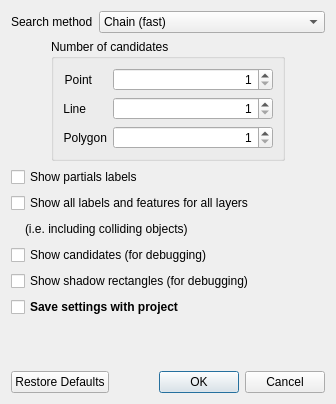
<?xml version="1.0" encoding="UTF-8"?>
<ui version="4.0">
 <class>QgsEngineConfigDialog</class>
 <widget class="QDialog" name="QgsEngineConfigDialog">
  <property name="geometry">
   <rect>
    <x>0</x>
    <y>0</y>
    <width>336</width>
    <height>404</height>
   </rect>
  </property>
  <property name="minimumSize">
   <size>
    <width>336</width>
    <height>0</height>
   </size>
  </property>
  <property name="windowTitle">
   <string>Automated Placement Engine</string>
  </property>
  <layout class="QVBoxLayout" name="verticalLayout">
   <item>
    <layout class="QHBoxLayout" name="horizontalLayout">
     <item>
      <widget class="QLabel" name="label">
       <property name="sizePolicy">
        <sizepolicy hsizetype="Maximum" vsizetype="Preferred">
         <horstretch>0</horstretch>
         <verstretch>0</verstretch>
        </sizepolicy>
       </property>
       <property name="text">
        <string>Search method</string>
       </property>
      </widget>
     </item>
     <item>
      <widget class="QComboBox" name="cboSearchMethod">
       <item>
        <property name="text">
         <string>Chain (fast)</string>
        </property>
       </item>
       <item>
        <property name="text">
         <string>Popmusic Tabu</string>
        </property>
       </item>
       <item>
        <property name="text">
         <string>Popmusic Chain</string>
        </property>
       </item>
       <item>
        <property name="text">
         <string>Popmusic Tabu Chain</string>
        </property>
       </item>
       <item>
        <property name="text">
         <string>FALP (fastest)</string>
        </property>
       </item>
      </widget>
     </item>
    </layout>
   </item>
   <item>
    <layout class="QHBoxLayout" name="horizontalLayout_2">
     <item>
      <spacer name="horizontalSpacer">
       <property name="orientation">
        <enum>Qt::Horizontal</enum>
       </property>
       <property name="sizeType">
        <enum>QSizePolicy::Preferred</enum>
       </property>
       <property name="sizeHint" stdset="0">
        <size>
         <width>40</width>
         <height>20</height>
        </size>
       </property>
      </spacer>
     </item>
     <item>
      <widget class="QGroupBox" name="groupBox">
       <property name="sizePolicy">
        <sizepolicy hsizetype="Preferred" vsizetype="Preferred">
         <horstretch>0</horstretch>
         <verstretch>0</verstretch>
        </sizepolicy>
       </property>
       <property name="maximumSize">
        <size>
         <width>16777215</width>
         <height>16777215</height>
        </size>
       </property>
       <property name="title">
        <string>Number of candidates</string>
       </property>
       <layout class="QGridLayout" name="gridLayout">
        <item row="0" column="0">
         <widget class="QLabel" name="label_2">
          <property name="sizePolicy">
           <sizepolicy hsizetype="Maximum" vsizetype="Preferred">
            <horstretch>0</horstretch>
            <verstretch>0</verstretch>
           </sizepolicy>
          </property>
          <property name="text">
           <string>Point</string>
          </property>
          <property name="alignment">
           <set>Qt::AlignRight|Qt::AlignTrailing|Qt::AlignVCenter</set>
          </property>
         </widget>
        </item>
        <item row="0" column="1">
         <widget class="QSpinBox" name="spinCandPoint">
          <property name="alignment">
           <set>Qt::AlignRight|Qt::AlignTrailing|Qt::AlignVCenter</set>
          </property>
          <property name="minimum">
           <number>1</number>
          </property>
          <property name="maximum">
           <number>999</number>
          </property>
         </widget>
        </item>
        <item row="1" column="0">
         <widget class="QLabel" name="label_3">
          <property name="sizePolicy">
           <sizepolicy hsizetype="Maximum" vsizetype="Preferred">
            <horstretch>0</horstretch>
            <verstretch>0</verstretch>
           </sizepolicy>
          </property>
          <property name="text">
           <string>Line</string>
          </property>
          <property name="alignment">
           <set>Qt::AlignRight|Qt::AlignTrailing|Qt::AlignVCenter</set>
          </property>
         </widget>
        </item>
        <item row="1" column="1">
         <widget class="QSpinBox" name="spinCandLine">
          <property name="alignment">
           <set>Qt::AlignRight|Qt::AlignTrailing|Qt::AlignVCenter</set>
          </property>
          <property name="minimum">
           <number>1</number>
          </property>
          <property name="maximum">
           <number>999</number>
          </property>
         </widget>
        </item>
        <item row="2" column="0">
         <widget class="QLabel" name="label_4">
          <property name="sizePolicy">
           <sizepolicy hsizetype="Maximum" vsizetype="Preferred">
            <horstretch>0</horstretch>
            <verstretch>0</verstretch>
           </sizepolicy>
          </property>
          <property name="text">
           <string>Polygon</string>
          </property>
          <property name="alignment">
           <set>Qt::AlignRight|Qt::AlignTrailing|Qt::AlignVCenter</set>
          </property>
         </widget>
        </item>
        <item row="2" column="1">
         <widget class="QSpinBox" name="spinCandPolygon">
          <property name="alignment">
           <set>Qt::AlignRight|Qt::AlignTrailing|Qt::AlignVCenter</set>
          </property>
          <property name="minimum">
           <number>1</number>
          </property>
          <property name="maximum">
           <number>999</number>
          </property>
         </widget>
        </item>
       </layout>
      </widget>
     </item>
     <item>
      <spacer name="horizontalSpacer_2">
       <property name="orientation">
        <enum>Qt::Horizontal</enum>
       </property>
       <property name="sizeType">
        <enum>QSizePolicy::Preferred</enum>
       </property>
       <property name="sizeHint" stdset="0">
        <size>
         <width>40</width>
         <height>20</height>
        </size>
       </property>
      </spacer>
     </item>
    </layout>
   </item>
   <item>
    <layout class="QGridLayout" name="gridLayout_2">
     <property name="verticalSpacing">
      <number>6</number>
     </property>
     <item row="2" column="0">
      <spacer name="horizontalSpacer_3">
       <property name="orientation">
        <enum>Qt::Horizontal</enum>
       </property>
       <property name="sizeType">
        <enum>QSizePolicy::Fixed</enum>
       </property>
       <property name="sizeHint" stdset="0">
        <size>
         <width>8</width>
         <height>8</height>
        </size>
       </property>
      </spacer>
     </item>
     <item row="1" column="0" colspan="3">
      <widget class="QCheckBox" name="chkShowAllLabels">
       <property name="sizePolicy">
        <sizepolicy hsizetype="Maximum" vsizetype="Fixed">
         <horstretch>0</horstretch>
         <verstretch>0</verstretch>
        </sizepolicy>
       </property>
       <property name="text">
        <string>Show all labels and features for all layers</string>
       </property>
      </widget>
     </item>
     <item row="5" column="0" colspan="3">
      <widget class="QCheckBox" name="mSaveWithProjectChkBox">
       <property name="font">
        <font>
         <weight>75</weight>
         <bold>true</bold>
        </font>
       </property>
       <property name="layoutDirection">
        <enum>Qt::LeftToRight</enum>
       </property>
       <property name="text">
        <string>Save settings with project</string>
       </property>
       <property name="checked">
        <bool>false</bool>
       </property>
      </widget>
     </item>
     <item row="3" column="0" colspan="3">
      <widget class="QCheckBox" name="chkShowCandidates">
       <property name="text">
        <string>Show candidates (for debugging)</string>
       </property>
      </widget>
     </item>
     <item row="2" column="1">
      <widget class="QLabel" name="label_6">
       <property name="sizePolicy">
        <sizepolicy hsizetype="Maximum" vsizetype="Preferred">
         <horstretch>0</horstretch>
         <verstretch>0</verstretch>
        </sizepolicy>
       </property>
       <property name="text">
        <string>(i.e. including colliding objects)</string>
       </property>
      </widget>
     </item>
     <item row="2" column="2">
      <spacer name="horizontalSpacer_4">
       <property name="orientation">
        <enum>Qt::Horizontal</enum>
       </property>
       <property name="sizeHint" stdset="0">
        <size>
         <width>0</width>
         <height>20</height>
        </size>
       </property>
      </spacer>
     </item>
     <item row="4" column="0" colspan="3">
      <widget class="QCheckBox" name="mShadowDebugRectChkBox">
       <property name="text">
        <string>Show shadow rectangles (for debugging)</string>
       </property>
      </widget>
     </item>
     <item row="0" column="0" colspan="3">
      <widget class="QCheckBox" name="chkShowPartialsLabels">
       <property name="text">
        <string>Show partials labels</string>
       </property>
      </widget>
     </item>
    </layout>
   </item>
   <item>
    <spacer name="verticalSpacer_2">
     <property name="orientation">
      <enum>Qt::Vertical</enum>
     </property>
     <property name="sizeHint" stdset="0">
      <size>
       <width>20</width>
       <height>0</height>
      </size>
     </property>
    </spacer>
   </item>
   <item>
    <widget class="QDialogButtonBox" name="buttonBox">
     <property name="orientation">
      <enum>Qt::Horizontal</enum>
     </property>
     <property name="standardButtons">
      <set>QDialogButtonBox::Cancel|QDialogButtonBox::Ok|QDialogButtonBox::RestoreDefaults</set>
     </property>
    </widget>
   </item>
  </layout>
 </widget>
 <tabstops>
  <tabstop>cboSearchMethod</tabstop>
  <tabstop>spinCandPoint</tabstop>
  <tabstop>spinCandLine</tabstop>
  <tabstop>spinCandPolygon</tabstop>
  <tabstop>chkShowCandidates</tabstop>
  <tabstop>buttonBox</tabstop>
 </tabstops>
 <resources/>
 <connections>
  <connection>
   <sender>buttonBox</sender>
   <signal>rejected()</signal>
   <receiver>QgsEngineConfigDialog</receiver>
   <slot>reject()</slot>
   <hints>
    <hint type="sourcelabel">
     <x>316</x>
     <y>260</y>
    </hint>
    <hint type="destinationlabel">
     <x>286</x>
     <y>274</y>
    </hint>
   </hints>
  </connection>
 </connections>
</ui>
